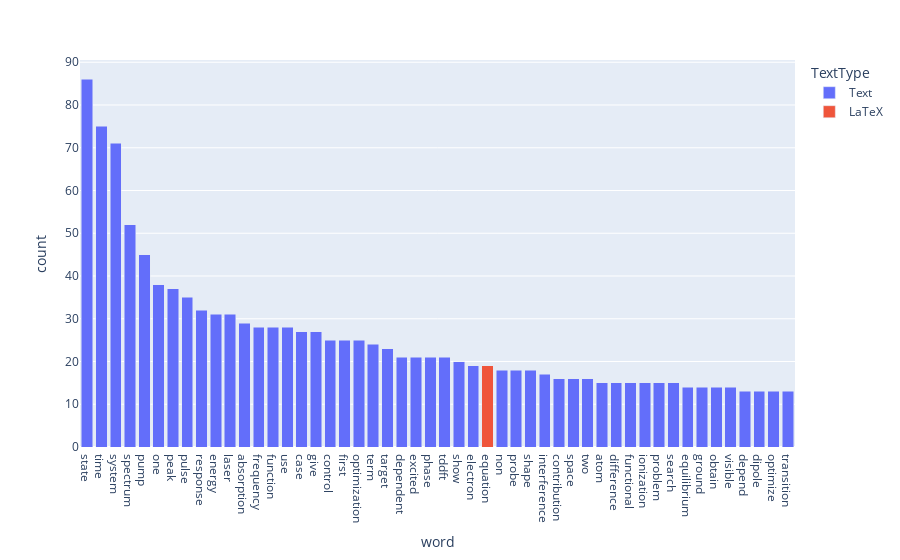

Here is the notebook cell this chart was saved with:
### Code cell
tokens = convert_text_to_clean_tokens(text_raw, stopwords=stopwords.words('english'),
                                                                         clean_latex=True,
                                                                         lemmatize=True)
text_clean = ' '.join([token[0] for token in tokens])
create_wordcounts_bar_chart(create_wordcounts_text(text_clean))

### Figure 1 — Plotly figure (JSON) as saved in the notebook; plotly's stock layout.template omitted (floating-point values rounded to 4 significant figures)
{"data": [{"alignmentgroup": "True", "hovertemplate": "TextType=Text<br>word=%{x}<br>count=%{y}<extra></extra>", "legendgroup": "Text", "marker": {"color": "#636efa", "pattern": {"shape": ""}}, "name": "Text", "offsetgroup": "Text", "orientation": "v", "showlegend": true, "textposition": "auto", "type": "bar", "x": ["absorption", "atom", "case", "contribution", "control", "depend", "dependent", "difference", "dipole", "electron", "energy", "equilibrium", "excited", "first", "frequency", "function", "functional", "give", "ground", "interference", "ionization", "laser", "non", "obtain", "one", "optimization", "optimize", "peak", "phase", "probe", "problem", "pulse", "pump", "response", "search", "shape", "show", "space", "spectrum", "state", "system", "target", "tddft", "term", "time", "transition", "two", "use", "visible"], "xaxis": "x", "y": [29, 15, 27, 16, 25, 13, 21, 15, 13, 19, 31, 14, 21, 25, 28, 28, 15, 27, 14, 17, 15, 31, 18, 14, 38, 25, 13, 37, 21, 18, 15, 35, 45, 32, 15, 18, 20, 16, 52, 86, 71, 23, 21, 24, 75, 13, 16, 28, 14], "yaxis": "y"}, {"alignmentgroup": "True", "hovertemplate": "TextType=LaTeX<br>word=%{x}<br>count=%{y}<extra></extra>", "legendgroup": "LaTeX", "marker": {"color": "#EF553B", "pattern": {"shape": ""}}, "name": "LaTeX", "offsetgroup": "LaTeX", "orientation": "v", "showlegend": true, "textposition": "auto", "type": "bar", "x": ["equation"], "xaxis": "x", "y": [19], "yaxis": "y"}], "layout": {"barmode": "stack", "legend": {"title": {"text": "TextType"}, "tracegroupgap": 0}, "margin": {"t": 60}, "xaxis": {"anchor": "y", "categoryorder": "total descending", "domain": [0, 1], "title": {"text": "word"}}, "yaxis": {"anchor": "x", "domain": [0, 1], "title": {"text": "count"}}}}
